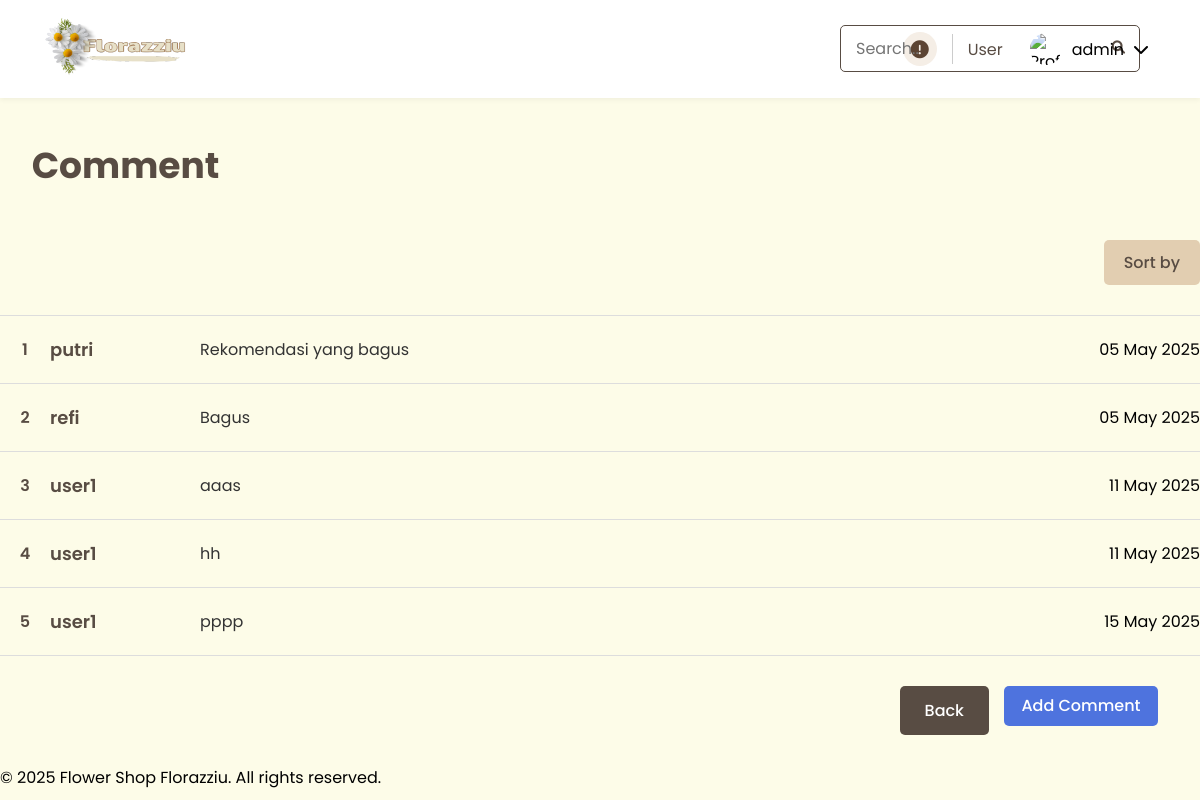
/flower_shop/products/comments.php?id=1&sort=oldest (signed in), run on the app's committed database.
### tables this page shows
CREATE TABLE `comments` (
  `id` int(11) NOT NULL,
  `product_id` int(11) NOT NULL,
  `user_id` int(11) NOT NULL,
  `comment` text NOT NULL,
  `rating` tinyint(1) DEFAULT NULL,
  `created_at` timestamp NOT NULL DEFAULT current_timestamp(),
  `updated_at` timestamp NOT NULL DEFAULT current_timestamp() ON UPDATE current_timestamp(),
  `username` varchar(255) NOT NULL
);

CREATE TABLE `users` (
  `id` int(11) NOT NULL,
  `username` varchar(50) NOT NULL,
  `password` varchar(255) NOT NULL,
  `email` varchar(100) NOT NULL,
  `full_name` varchar(100) DEFAULT NULL,
  `profile_picture` varchar(255) DEFAULT NULL,
  `created_at` timestamp NOT NULL DEFAULT current_timestamp(),
  `updated_at` timestamp NOT NULL DEFAULT current_timestamp() ON UPDATE current_timestamp(),
  `role` enum('user','admin') DEFAULT 'user',
  `is_verified` tinyint(1) DEFAULT 0
);

### flower_shop/products/comments.php (the view, shortened to what this page needs)
<?php
include '../includes/header.php';
require '../config/database.php';
$product_id = $_GET['id'] ?? 0;
$sort = $_GET['sort'] ?? 'newest';
$orderBy = match($sort) {
    'a-z' => 'users.username ASC',
    'z-a' => 'users.username DESC',
    'oldest' => 'comments.created_at ASC',
    default => 'comments.created_at DESC'
};
$stmt = $pdo->prepare("
    SELECT comments.*, users.username
    FROM comments
    JOIN users ON comments.user_id = users.id
    WHERE comments.product_id = ?
    ORDER BY $orderBy
");
$stmt->execute([$product_id]);
$comments = $stmt->fetchAll(PDO::FETCH_ASSOC);
?>
<main>
    <div class="container">
        <h1 class="comments-title">Comment</h1>
        <div class="comments-filter">
            <div class="filter-dropdown">
                <button class="filter-btn">Sort by</button>
            </div>
        </div>
        <div class="comments-table">
            <?php if (!empty($comments)): ?>
                <?php foreach ($comments as $index => $comment): ?>
                    <div class="comment-item">
                        <div class="comment-number"><?= $index + 1 ?></div>
                        <div class="comment-user"><?= htmlspecialchars($comment['username']) ?></div>
                        <div class="comment-text"><?= htmlspecialchars($comment['comment']) ?></div>
                        <div class="comment-date"><?= date('d M Y', strtotime($comment['created_at'])) ?></div>
                    </div>
                <?php endforeach; ?>
            <?php else: ?>
                <div class="no-comments">Belum ada komentar.</div>
            <?php endif; ?>
        </div>
        <div class="comments-actions">
            <a href="product-detail.php?id=<?= $product_id ?>" class="back-btn">Back</a>
            <a href="add-comment.php?id=<?= $product_id ?>" class="add-comment-btn">Add Comment</a>
        </div>
    </div>
</main>
<?php include '../includes/footer.php'; ?>

### flower_shop/assets/css/style.css (style rules this page uses)
* { margin: 0; padding: 0; box-sizing: border-box; font-family: 'Poppins', sans-serif; }
body { background-color: #FDFCE8; }
.filter-dropdown { position: relative; display: inline-block; }
.filter-btn { background-color: #E2CEB1; color: #584C43; padding: 10px 20px; border: none; border-radius: 5px; cursor: pointer; font-weight: 500; font-size: 16px; }
.comments-title, .add-comment-title { color: #584C43; font-size: 36px; font-weight: 700; margin: 40px 0 30px; text-align: center; }
.comments-title { width: 251px; height: 72px; }
.comments-filter { margin: 0 0 30px; display: flex; justify-content: flex-end; }
.comments-table { margin: 30px 0; border-top: 1px solid #ddd; }
.comment-item { display: flex; padding: 20px 0; border-bottom: 1px solid #ddd; align-items: center; }
.comment-number { width: 50px; font-weight: 600; font-size: 16px; color: #584C43; text-align: center; }
.comment-user { width: 150px; font-weight: 600; font-size: 18px; color: #584C43; }
.comment-text { flex: 1; font-size: 16px; color: #333; }
.comments-actions, .form-actions { display: flex; justify-content: flex-end; gap: 15px; margin: 30px 42px; }
.back-btn, .cancel-btn { background-color: #584C43; color: white; padding: 12px 25px; border: none; border-radius: 5px; font-size: 16px; font-weight: 500; cursor: pointer; transition: all 0.3s; text-decoration: none; display: inline-block; }
.add-comment-btn, .submit-btn { background-color: #4E73DE; color: #FFFFFF; height: 40px; border-radius: 5px; display: flex; align-items: center; justify-content: center; font-weight: 500; font-size: 16px; line-height: 100%; letter-spacing: 0%; text-decoration: none; transition: all 0.3s; padding: 0 15px; }
.add-comment-btn { width: 154px; }

### data on the page
comments: user.username "putri", comment "Rekomendasi yang bagus", created_at "05 May 2025"
comments: user.username "refi", comment "Bagus", created_at "05 May 2025"
comments: user.username "user1", comment "aaas", created_at "11 May 2025"
comments: user.username "user1", comment "hh", created_at "11 May 2025"
comments: user.username "user1", comment "pppp", created_at "15 May 2025"

### other printed values
$_SESSION['username'] "admin"
